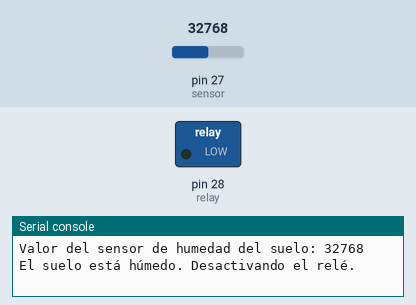
A program run on a simulated MicroPython board. Shown: switched loads named in the program (green lamp = pin HIGH), the last lines printed to the serial console. Inputs (shaded band) come from the test bench; at power-on: pin 27 (sensor) = 32768 (analog values on the 0–65535 scale).

Above: at 1.2 s.
1.3 s: pin 27 (sensor) set to 35840
5.2 s: pin 27 (sensor) set to 37040
At 7.2 s:
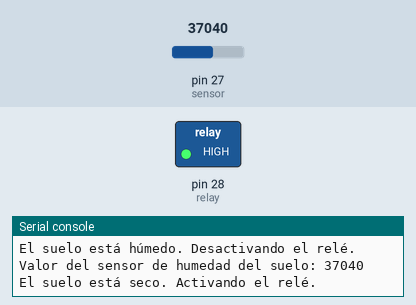
9.1 s: pin 27 (sensor) set to 35945
At 13.0 s:
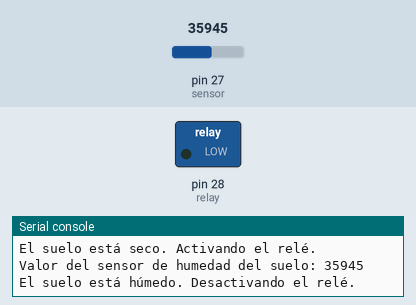
13.5 s: pin 27 (sensor) set to 37255
At 15.3 s:
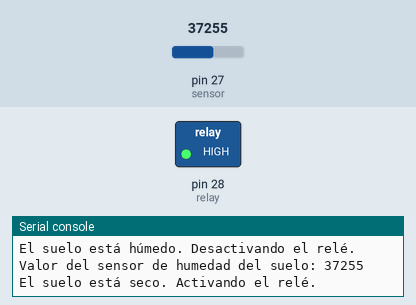
Timing chart, 0 to 16.8 s (numbered marks = the images above; inputs shaded):
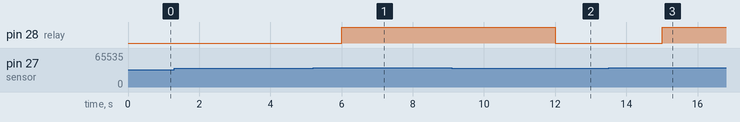

Measured:
- the behaviour switches between 36592 and 36608 on pin 27 (sensor) (found by bisection; images 0 and 1)
- after the input at 5.2 s, pin 28 (relay): LOW → HIGH after 0.80 s
- after the input at 9.1 s, pin 28 (relay): HIGH → LOW after 2.9 s
- after the input at 13.5 s, pin 28 (relay): LOW → HIGH after 1.5 s

The program:

Humedad.py
```python
import machine
import time

# Configuración del pin relay
relay_pin = 28
relay = machine.Pin(relay_pin, machine.Pin.OUT)

# Configuración  para la lectura analógica del sensor de humedad
sensor_pin = 27
sensor = machine.ADC(machine.Pin(sensor_pin))

umbral_encendido = 36600  # Umbral de humedad para desactivar el relé

while True:
    sensor_value = sensor.read_u16()
    print("Valor del sensor de humedad del suelo:", sensor_value)

    if sensor_value > umbral_encendido:
        print("El suelo está seco. Activando el relé.")
        relay.value(1)  # Enciende el relé
    else:
        print("El suelo está húmedo. Desactivando el relé.")
        relay.value(0)  # Apaga el relé

    time.sleep(3)  # Espera 3 segundo antes de la próxima lectura


# 65535 valor sin agua
# 36600 valor con agua humedad max
```
